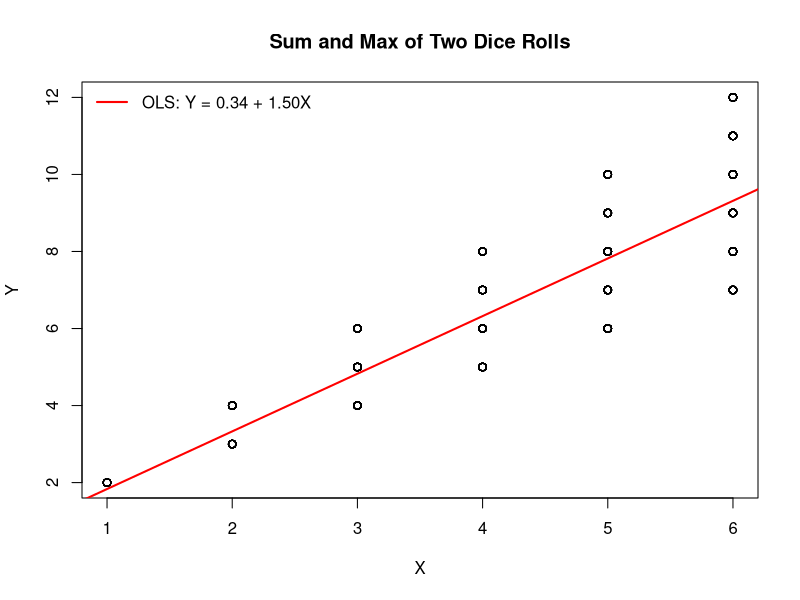
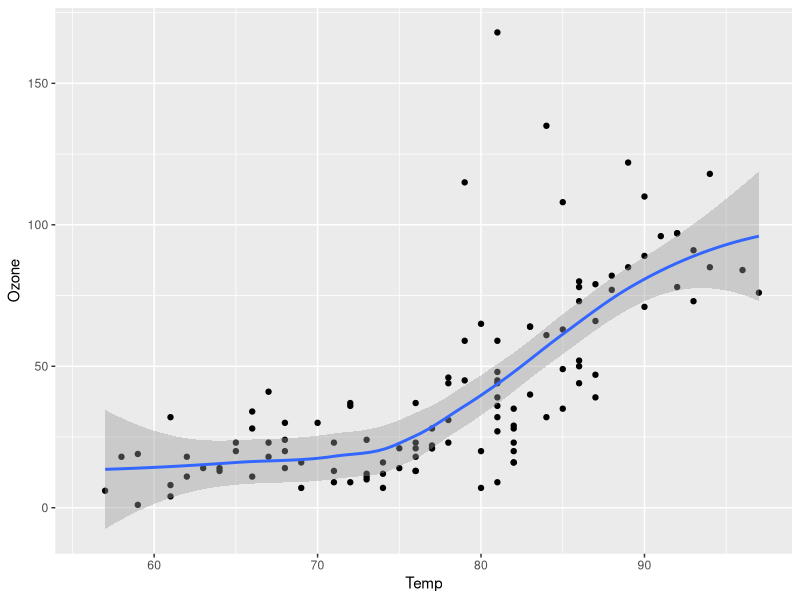

The R source for these figures, in order:
## ---- chunk 1
set.seed(17)
n <- 1000
D1 <- sample(1:6, n, replace = TRUE)
D2 <- sample(1:6, n, replace = TRUE)

X <- pmax(D1, D2)
Y <- D1 + D2
ols <- lm(Y ~ X)

plot(X, Y, main = "Sum and Max of Two Dice Rolls")
abline(ols, col = "red", lwd = 2)
legend("topleft",
       sprintf("OLS: Y = %.2f + %.2fX", coef(ols)[1], coef(ols)[2]),
       col = "red", lwd = 2, bty = "n")
## ---- chunk 2
#| label: fig-airquality
#| fig-cap: "Temperature and ozone level."
#| warning: false

library(ggplot2)

ggplot(airquality, aes(Temp, Ozone)) + 
  geom_point() + 
  geom_smooth(method = "loess")
